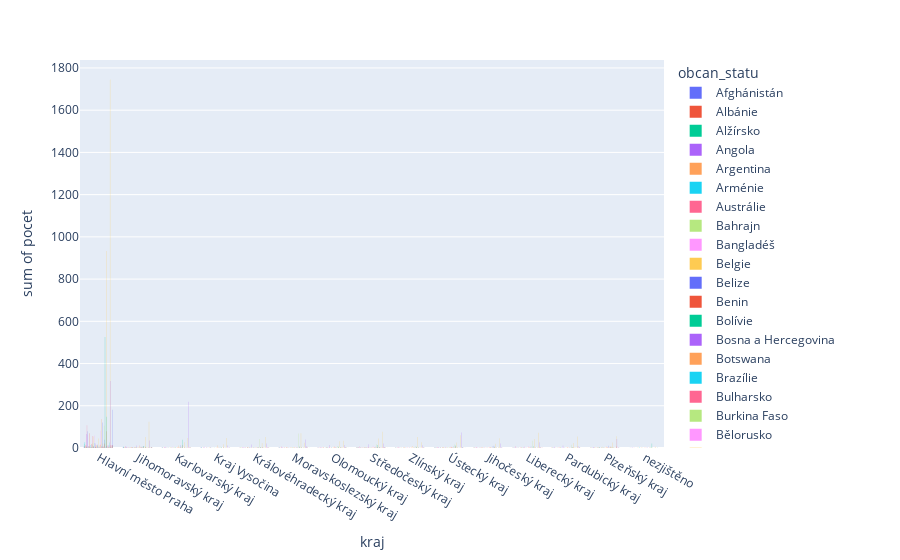

The cell this chart's notebook holds for it:
### Markdown cell above
#final_graph_all_v2

### Code cell
final_2004_all_v2 = px.histogram(
    data_final,
    x='kraj',
    y='pocet',
    color='obcan_statu',  # rozlišení barvou podle národnosti
    hover_data=['obcan_statu', 'pocet'],  # co má být vidět při najetí
)

final_2004_all_v2.update_layout(barmode='group')  # nebo 'group' pro vedle sebe
final_2004_all_v2.show()
